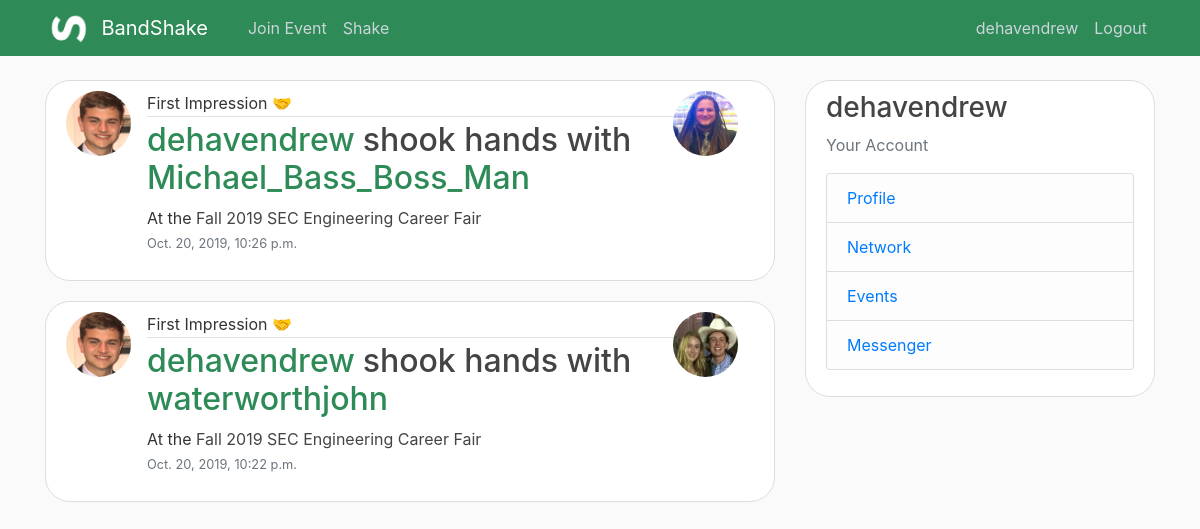
The app's page / (signed in), older data.
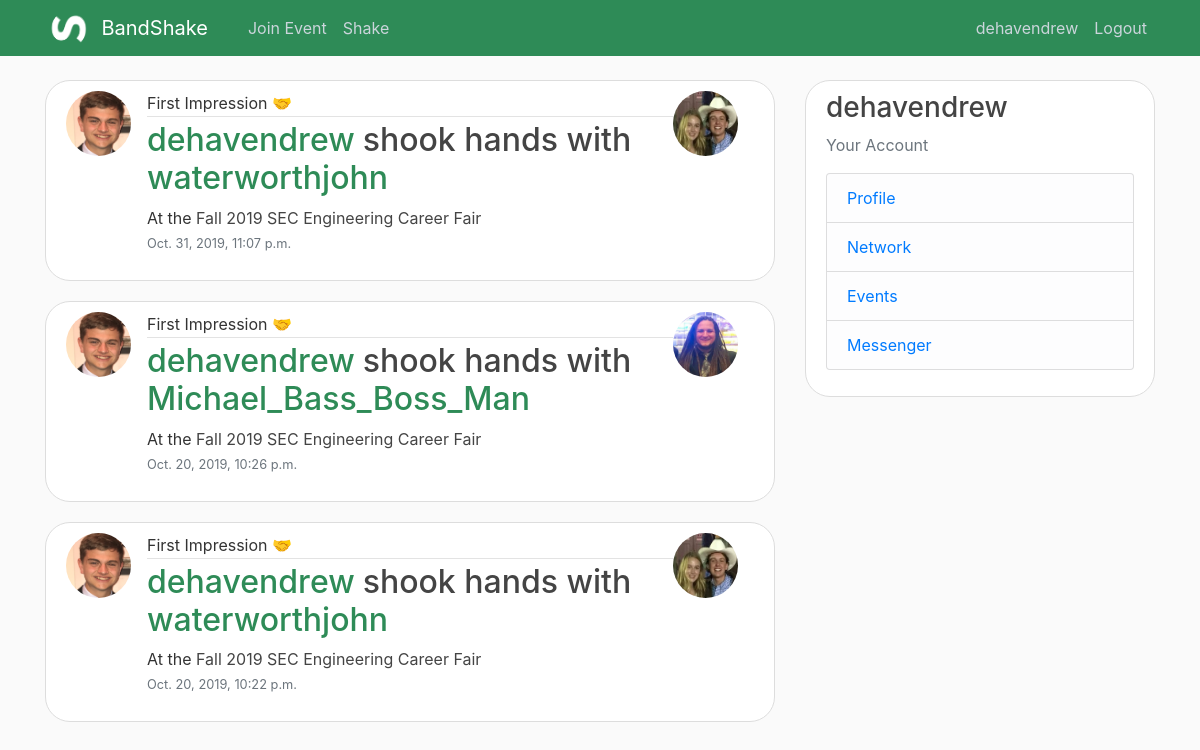
The same page, newer data.
### shakes/models.py (models this page shows, shortened)
class meetup(models.Model):
   people = models.ManyToManyField(User)
   id = models.AutoField(primary_key=True)
   eventObj = models.ForeignKey(event, on_delete= models.CASCADE, default=0)
   date = models.DateTimeField(default=timezone.now)

class event(models.Model):
    name = models.CharField(max_length=100)
    startTime = models.DateField()
    endTime = models.DateField()
    location = models.CharField(max_length=100)
    type = models.CharField(max_length=50)

### users/models.py (models this page shows, shortened)
class profile(models.Model):
    user = models.OneToOneField(User, on_delete=models.CASCADE)
    email = models.CharField(max_length=50, null=True, blank=True)
    phone = models.CharField(max_length=15, null=True, blank=True)
    address = models.CharField(max_length=50, null=True, blank=True)
    job = models.CharField(max_length=50, null=True, blank=True)
    image = models.ImageField(default="profile_pics\default.jpg",upload_to="profile_pics")
    company = models.ForeignKey(company, on_delete=models.SET_NULL, null=True, blank=True)
    resume = models.OneToOneField(resume, on_delete=models.SET_NULL, null=True, blank=True)

### shakes/views.py (the view)
# urls.py: path('', ShakeListView.as_view(), name = "home-path"),
class ShakeListView(LoginRequiredMixin, ListView):
    model = meetup
    template_name = 'shakes/home.html'
    context_object_name = 'shakes'
    def get_context_data(self, **kwargs):
        user = self.request.user
        context = super().get_context_data(**kwargs)
        context['shakes'] = meetup.objects.filter(people=user).order_by('-date')
        return context

### shakes/templates/shakes/home.html (shortened to what this page needs)
{% extends "shakes/base.html" %}
{% block content %}
    {% if user.is_authenticated %}
        {% for shake in shakes %}
        <article class="media content-section" id="{{ shake.id }}">
            <img class="rounded-circle article-img" src="{{ shake.people.first.profile.image.url }}">
              <div class="media-body">
                <div class="article-metadata">
                  First Impression &#x1F91D
                </div>
                <h2>
                    <a class="mr-2" href={% url 'other-user' shake.people.first.username %}>{{ shake.people.first }}</a>shook hands with
                    <a class="mr-2" href={% url 'other-user' shake.people.last.username %}>{{ shake.people.last }}</a>
                </h2>
                <p class="article-content"> At the <a class="article-title" href={% url 'event-list' shake.eventObj.name %}>{{ shake.eventObj.name }}</a>
                    <small class="text-muted">{{ shake.date}}</small>
                </p>
              </div>
            <img class="rounded-circle article-img" src="{{ shake.people.last.profile.image.url }}">
        </article>
        {% endfor %}
    {% else %}
    <div class="content-section">Welcome!</div>
    {% endif %}
{% endblock content %}

### shakes/templates/shakes/base.html (shortened to what this page needs)
<!DOCTYPE html>
<html>
<head>
    <link rel="stylesheet"
          href="https://stackpath.bootstrapcdn.com/bootstrap/4.3.1/css/bootstrap.min.css"
>
    <link rel = "stylesheet"
         type = "text/css"
         href = "/static/shakes/homepage.css" />
</head>
<body>
    <header class="site-header">
      <nav class="navbar navbar-expand-md navbar-dark bg-steel fixed-top">
        <div class="container">
            <img src="/media/mainLogo.PNG" style="height: 40px" class="img-fluid. max-width: 100% mr-2">
          <a class="navbar-brand mr-2" href="/">BandShake</a>
          <div class="collapse navbar-collapse" id="navbarToggle">
            <div class="navbar-nav mr-auto">
              <a class="nav-item nav-link ml-4" href={% url 'home-connect' %}>Join Event</a>
              <a class="nav-item nav-link" href={% url 'post-ai' %}>Shake</a>
            </div>
            <div class="navbar-nav">
                {% if user.is_authenticated %}
                    <a class="nav-item nav-link" href={% url 'profile' %}>{{ user }}</a>
                    <a class="nav-item nav-link" href={% url 'logout' %}>Logout</a>
                {% else  %}
                    <a class="nav-item nav-link" href={% url 'login' %}>Login</a>
                    <a class="nav-item nav-link" href={% url 'register' %}>Register</a>
                {% endif %}
            </div>
          </div>
        </div>
      </nav>
    </header>
    <main role="main" class="container">
      <div class="row">
        <div class="col-md-8", id="feed">
            {% block content %}{% endblock %}
        </div>
        <div class="col-md-4">
          <div class="content-section">
              {% if user.is_authenticated %}
                <h3>{{ user }}</h3>
                <p class='text-muted'>Your Account
                  <ul class="list-group">
                      <li class="list-group-item list-group-item-light"><a href={% url 'profile' %}>Profile</a></li>
                    <li class="list-group-item list-group-item-light"><a href={% url 'network' %}>Network</a></li>
                    <li class="list-group-item list-group-item-light"><a href={% url 'events' %}>Events</a></li>
                    <li class="list-group-item list-group-item-light"><a href={% url 'messenger' %}>Messenger</a></li>
                  </ul>
              {% else %}
                <h3>Create an Account to Start Networking Today!</h3>
                  <a class="nav-item nav-link" href={% url 'login' %}>Login</a>
                  <a class="nav-item nav-link" href={% url 'register' %}>Register</a>
              {% endif %}
            </p>
          </div>
        </div>
      </div> </main>  <script src="https://stackpath.bootstrapcdn.com/bootstrap/4.3.1/js/bootstrap.min.js"></script>
</body>
</html>

### static/shakes/homepage.css (style rules this page uses)
body { background: #fafafa; color: #333333; margin-top: 5rem; }
h1, h2, h3, h4, h5, h6 { color: #444444; }
ul { margin: 0; }
.bg-steel { background-color: seagreen; }
.mr-2 { color: seagreen; }
.nav-item { color: seagreen; }
.site-header .navbar-nav .nav-link { color: #cbd5db; }
.content-section { background: #ffffff; padding: 10px 20px; border: 1px solid #dddddd; border-radius: 3px; margin-bottom: 20px; }
.article-title { color: #444444; }
.article-content { white-space: pre-line; }
.article-img { height: 65px; width: 65px; margin-right: 16px; }
.article-metadata { padding-bottom: 1px; margin-bottom: 4px; border-bottom: 1px solid #e3e3e3 }
.content-section { border-radius: 25px; }

Row changes from the older to the newer data that the page shows:
added meetup: people.first.profile.image (picture), people.first "dehavendrew", people.last "waterworthjohn", eventObj.name "Fall 2019 SEC Engineering Career Fair", date "Oct. 31, 2019, 11:07 p.m.", people.last.profile.image (picture)
